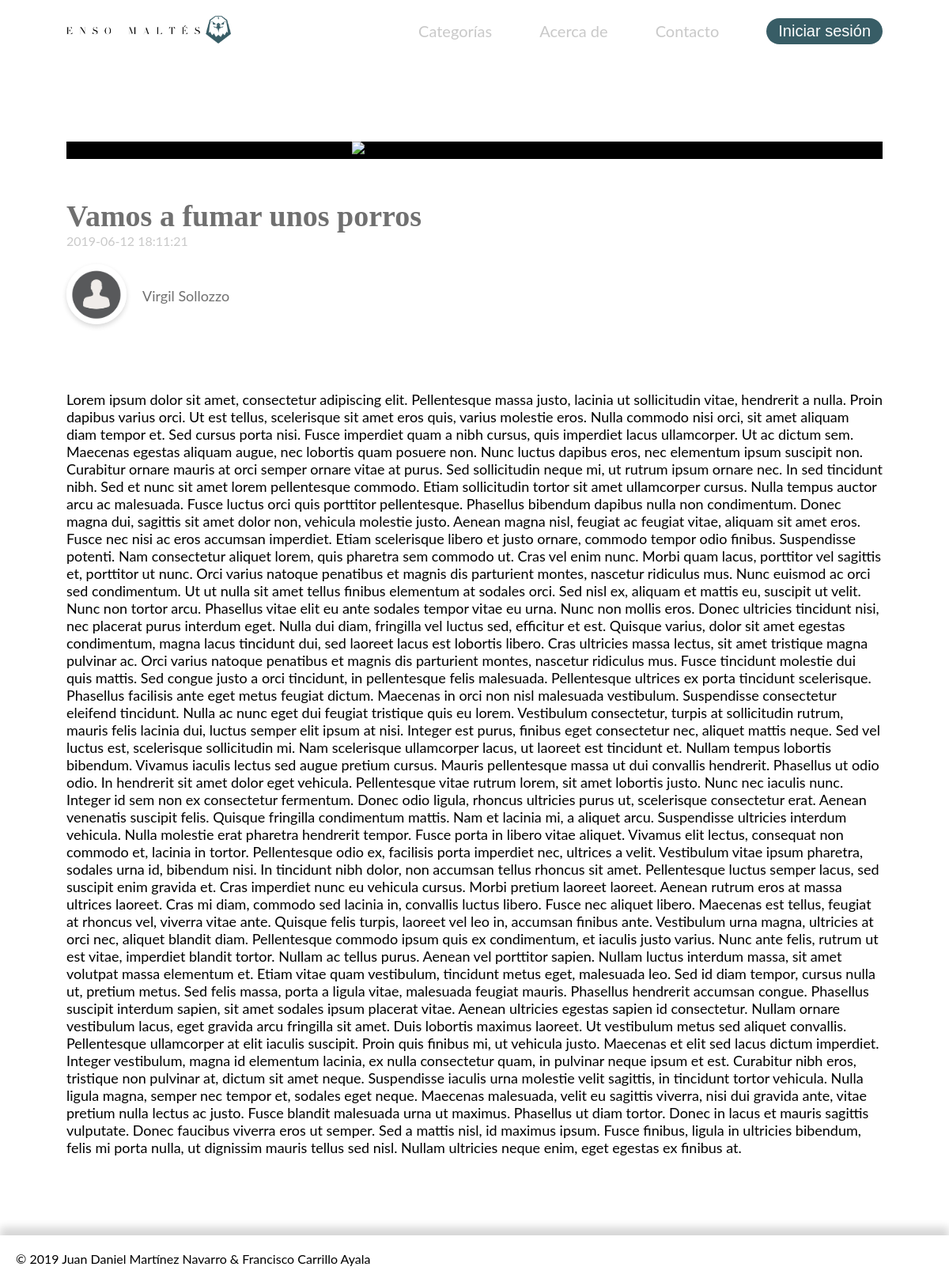
The page /article.php?id=6 on the database its author committed.
### tables this page shows
CREATE TABLE `articulos` (
  `id_articulo` bigint(20) UNSIGNED NOT NULL,
  `fk_id_usuario` bigint(20) UNSIGNED NOT NULL,
  `titulo` varchar(191) NOT NULL,
  `extracto` varchar(200) NOT NULL,
  `fecha` timestamp NOT NULL DEFAULT CURRENT_TIMESTAMP,
  `contenido` longtext NOT NULL,
  `foto_portada` varchar(200) DEFAULT NULL,
  `fk_id_categoria` bigint(20) UNSIGNED NOT NULL,
  `visitas` bigint(20) NOT NULL DEFAULT '0',
  `comentarios` bigint(20) NOT NULL DEFAULT '0'
);

CREATE TABLE `usuarios` (
  `id_usuario` bigint(20) UNSIGNED NOT NULL,
  `nombre_usuario` varchar(16) NOT NULL,
  `correo` varchar(76) NOT NULL,
  `verificado` enum('0','1') NOT NULL DEFAULT '0',
  `contrasena` varchar(500) NOT NULL,
  `tipo_usuario` enum('admin','autor') NOT NULL DEFAULT 'autor',
  `foto_perfil` varchar(200) NOT NULL DEFAULT 'default.png',
  `genero` enum('mujer','hombre','no definido') NOT NULL DEFAULT 'no definido',
  `info_usuario` text
);

### article.php (called while the page is built, shortened)
<?php
require 'private/config.php';
require 'php/functions.php';
$con = connection($db_config);
$id_articulo = article($_GET['id']);
$post = idPost($con, $id_articulo);
$post = $post[0];
require 'views/article.view.php';
?>

### php/functions.php (called while the page is built, shortened)
<?php
function limpiarDatos($data) {
    $data = trim($data);
    $data = stripslashes($data);
    $data = htmlspecialchars($data);
    return $data;
}
function article($id) {
    return (int)limpiarDatos($id);
}
function idPost($con, $id) {
    $result = $con->query("SELECT usuarios.id_usuario, articulos.titulo, articulos.fecha, articulos.foto_portada, articulos.contenido, usuarios.foto_perfil, usuarios.nombre_usuario FROM articulos INNER JOIN usuarios ON articulos.fk_id_usuario=usuarios.id_usuario WHERE articulos.id_articulo = $id LIMIT 1");
    $result = $result->fetchAll();
    return ($result) ? $result : false;
}
?>

### views/article.view.php (the view, shortened to what this page needs)
<?php
if (isset($_SESSION['usuario'])) {
    require 'views/header_logout.php';
} else {
    require 'views/header_login.php';
}
?>
<main>
    <div class="articulo">
        <div class="portada">
            <img src="users/articles/<?php echo $post['foto_portada']; ?>" alt="<?php echo $post['titulo']; ?>">
        </div>
        <h2 class="article_title"><?php echo $post['titulo']; ?></h2>
        <p class="fecha"><?php echo $post['fecha']; ?></p>
        <div class="author">
            <div class="pic">
                <a href="profile.php?id=<?php echo $post['id_usuario']; ?>"><img src="users/profile/<?php echo $post['foto_perfil']; ?>" alt="<?php echo $post['nombre_usuario']; ?>"></a>
            </div>
            <p><?php echo $post['nombre_usuario']; ?></p>
        </div>
        <?php echo html_entity_decode($post['contenido']); ?>
    </div>
</main>
<?php
require 'footer.php';
?>

### css/principal.css (style rules this page uses)
* { padding: 0; margin: 0; -webkit-box-sizing: border-box; box-sizing: border-box; }
header, nav, .rank, .container, .footer-rank, .author, .container, .wrap, .nav-rank, .preview, .stats, .stats i, .editar_foto, .nuevoA, .categoriaA, .controlA { display: -webkit-box; display: -ms-flexbox; display: flex; }
header img, .cover img, nav, .rank, .portada { width: 100%; }
body { font-family: Lato; font-size: 18px; }
main { margin: 0px 7%; padding-top: 100px; }
.author { -webkit-box-align: center; -ms-flex-align: center; align-items: center; }
.author p { text-transform: capitalize; }
.author .pic img { width: 76px; height: 76px; border-radius: 50px; border: solid 5px #fff; -webkit-box-shadow: 0 3px 6px 0 rgba(0, 0, 0, 0.16); box-shadow: 0 3px 6px 0 rgba(0, 0, 0, 0.16); margin-right: 20px; }
.author p { text-align: left; }
.author p { color: #707070; }
.articulo { display: flex; flex-direction: column; margin-bottom: 100px; }
.article_title { font-size: 38px; color: #707070; font-family: Lora; }
.fecha { color: #c9c9c9; font-size: 16px; margin-bottom: 20px; }
.portada { background: #000; margin-bottom: 50px; }
.portada img { display: block; margin: 0 auto; width: 30%; }
.articulo .author { margin-bottom: 80px; }

### rows shown on the page
articulos: titulo "Vamos a fumar unos porros", fecha "2019-06-12 18:11:21", fk_id_usuario.foto_perfil (placeholder picture), fk_id_usuario.nombre_usuario "Virgil Sollozzo", contenido "Lorem ipsum dolor sit amet, consectetur adipiscing elit. Pellentesque massa justo, lacinia ut sollicitudin vitae, hendrerit a nulla. Proin dapibus varius orci. Ut est tellus, scelerisque sit amet eros quis, varius molestie eros. Nulla commodo nisi orci, sit amet aliquam diam tempor et. Sed cursus porta nisi. Fusce imperdiet quam a nibh cursus, quis imperdiet lacus ullamcorper. Ut ac dictum sem. Maecenas egestas aliquam augue, nec lobortis quam posuere non. Nunc luctus dapibus eros, nec elementum ipsum suscipit non. Curabitur ornare mauris at orci semper ornare vitae at purus. Sed sollicitudin neque mi, ut rutrum ipsum ornare nec. In sed tincidunt nibh. Sed et nunc sit amet lorem…"
